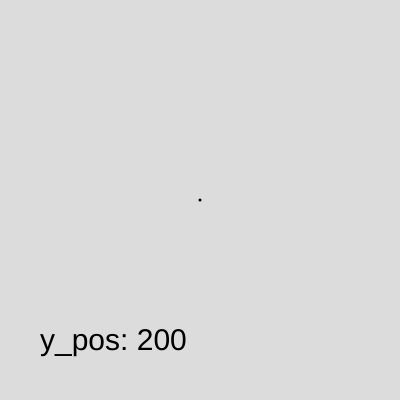
Frame 1 (no input)
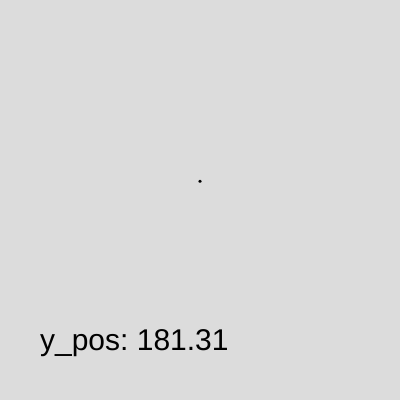
Frame 60 (no input)
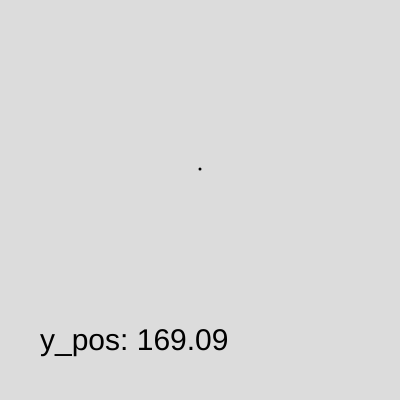
Frame 120 (the mouse pressed at the canvas centre since frame 60)

The p5.js sketch that drew these frames (run headless with seeded random() and noise() and a simulated clock; from frame 60 on, the mouse is pressed at the canvas centre):

// p5.js sketch
// ── sketch.js
let angle = 0;
let speed = 0.1;
let y_pos;

function setup() {
  createCanvas(400, 400);
  angleMode(RADIANS);
  strokeWeight(3);
}

function draw() {
  background(220);

  y_pos = sin(angle) * 50 + 200;

  point(200, y_pos);

  angle += speed;

  textSize(30);
  text('y_pos: ' + round(y_pos, 2), 40, height - 50);
}
